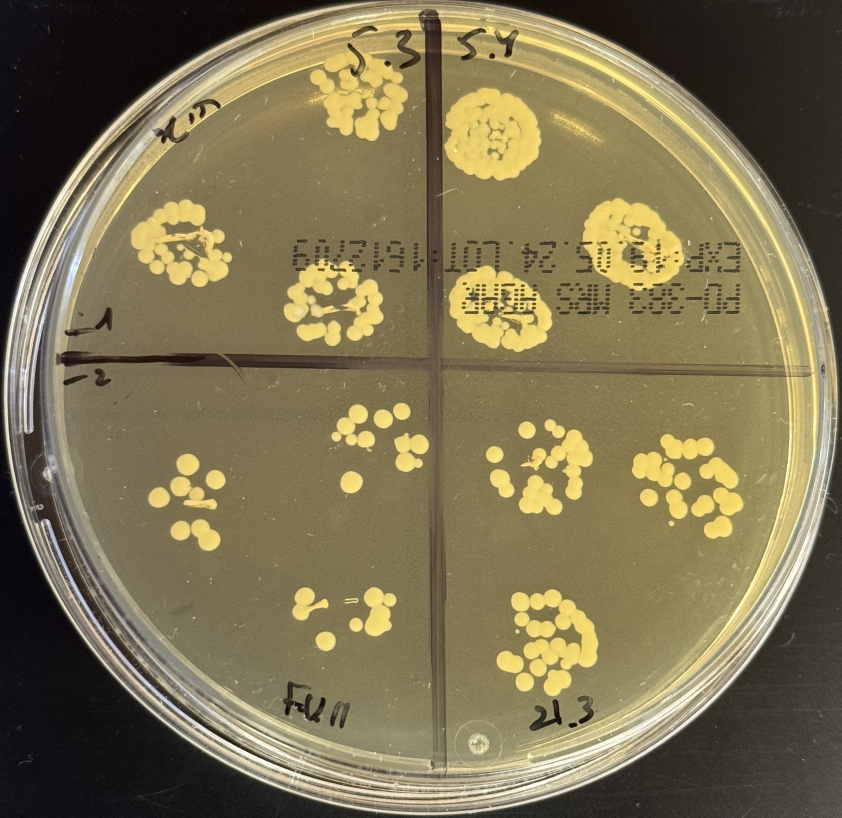
#> input picture AgarVision_Server/Infrastructure/image_recognition/IMG_2709.jpg, 2525 x 2452 px (shown at 1/3 size)
$ python -i alg1.py   (imports and definitions only)
#> lines starting #> are read from the running program, lines starting #| are printed output that depends on the picture
# # import the necessary packages
import numpy as np
import argparse
import imutils
import cv2

from Infrastructure.image_recognition.rangepicker import countFirstQuarter, countForthQuarter, countSecondQuarter, countThirdQuarter, detectLines


COLOR_RANGES_HSV = {
    "red": [(0, 50, 10), (10, 255, 255)],
    "orange": [(10, 50, 10), (25, 255, 255)],
    "yellow": [(25, 50, 10), (35, 255, 255)],
    "green": [(33, 40,73), (138,123,114)],
    "cyan": [(80, 50, 10), (100, 255, 255)],
    "blue": [(100, 50, 10), (130, 255, 255)],
    "purple": [(130, 50, 10), (170, 255, 255)]
}

mrs_UPPER = (192,165,62)
mrs_LOWER = (292,265,162)
COLOR_NAMES = COLOR_RANGES_HSV.keys()

def removeUnclosedCountours(im):
    im2 = im.copy()
    mask = np.zeros((np.array(im.shape)+2), np.uint8)
    cv2.floodFill(im, mask, (0,0), (255))
    im = cv2.erode(im, np.ones((3,3)))
    im = cv2.bitwise_not(im)
    im = cv2.bitwise_and(im,im2)
    return im

# [52 lines left out: function countCircles, not called in this run]


# # load the image
# image_orig = cv2.imread("C:\\Users\\Simaan\\Documents\\GitHub\\Colony-Counter-with-python\\cct1.jpeg")

# print(countCircles(image_orig,"output_2sdas.jpg"))

>>> import cv2
>>> picture = cv2.imread('IMG_2709.jpg', cv2.IMREAD_GRAYSCALE)
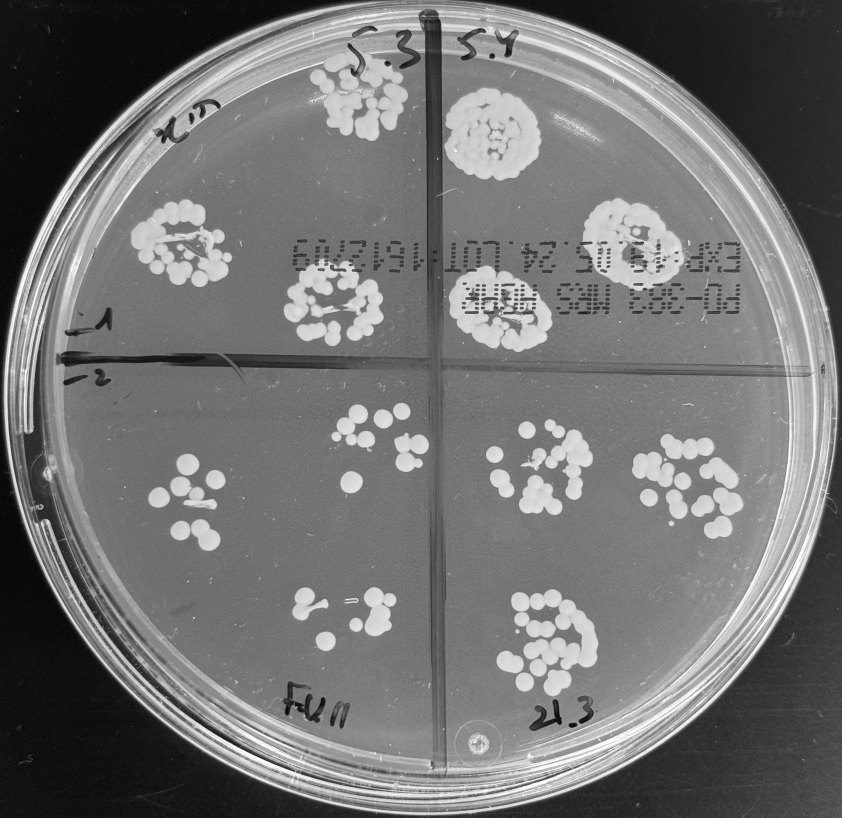
#> picture: shape (2452, 2525) (shown at 1/3 size); min 0, max 255, mean 114.9
>>> result = removeUnclosedCountours(picture)
#> in removeUnclosedCountours, `im = cv2.erode(im, np.ones((3,3)))`:
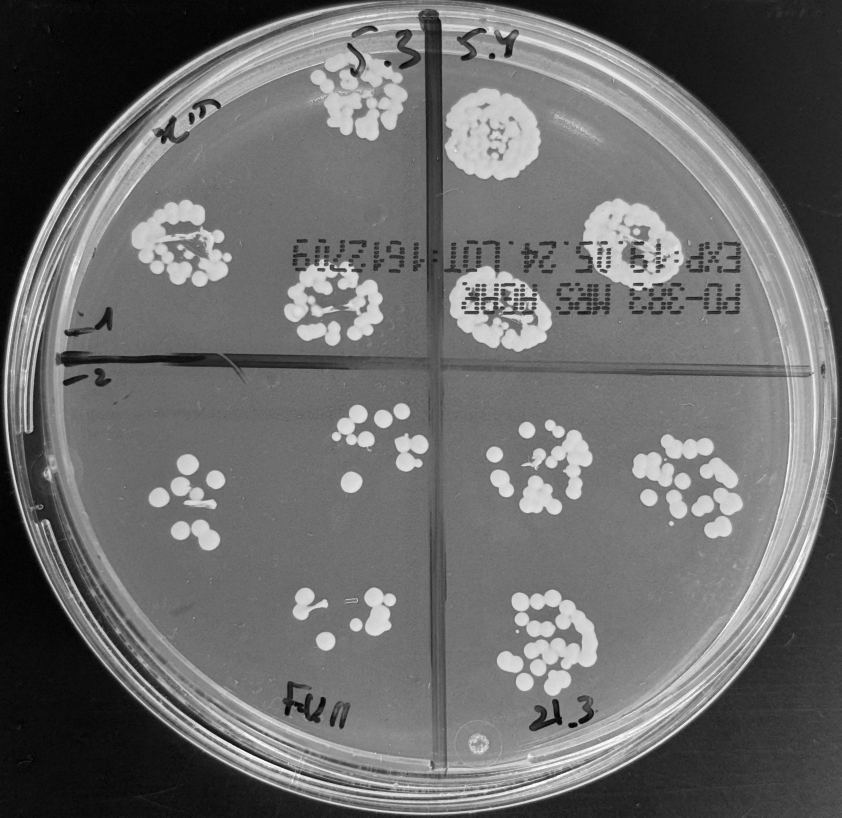
#> im: shape (2452, 2525) (shown at 1/3 size); min 0, max 253, mean 108.2
#> in removeUnclosedCountours, `im = cv2.bitwise_not(im)`:
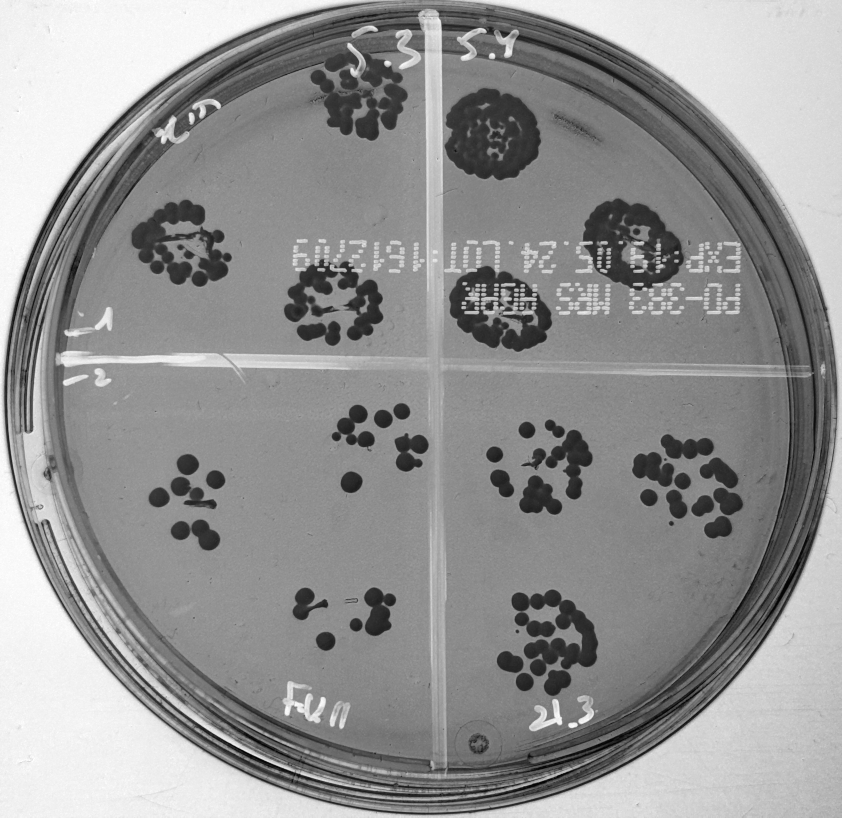
#> im: shape (2452, 2525) (shown at 1/3 size); min 2, max 255, mean 146.8
#> in removeUnclosedCountours, `im = cv2.bitwise_and(im,im2)`:
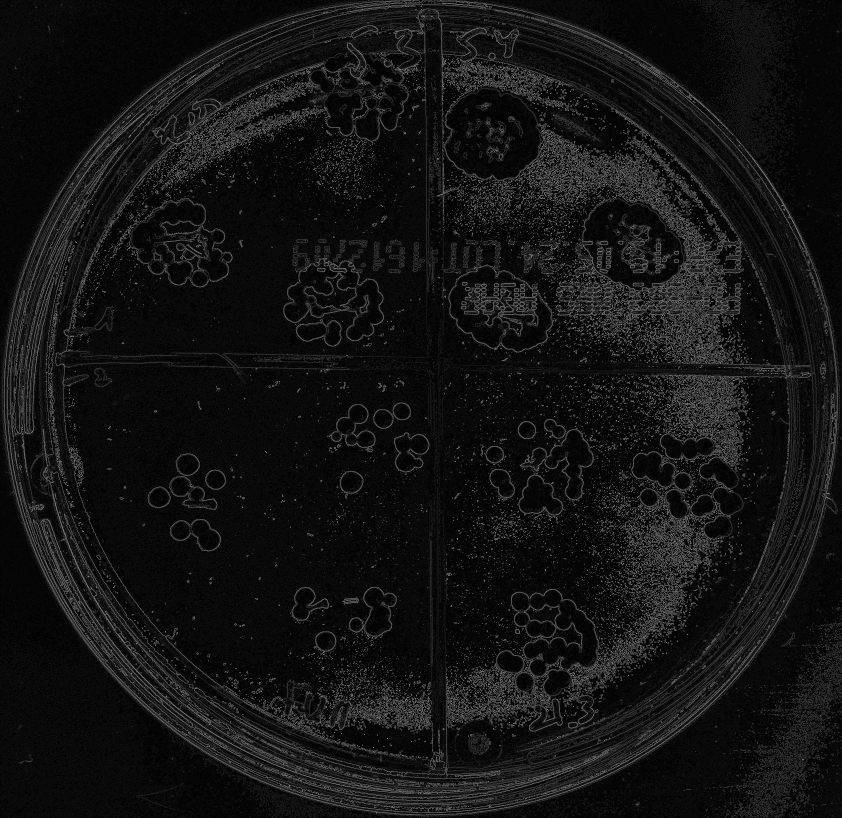
#> im: shape (2452, 2525) (shown at 1/3 size); min 0, max 200, mean 19.1

$ run again, on AgarVision_Server/Infrastructure/image_recognition/IMG_2709_q3.jpg
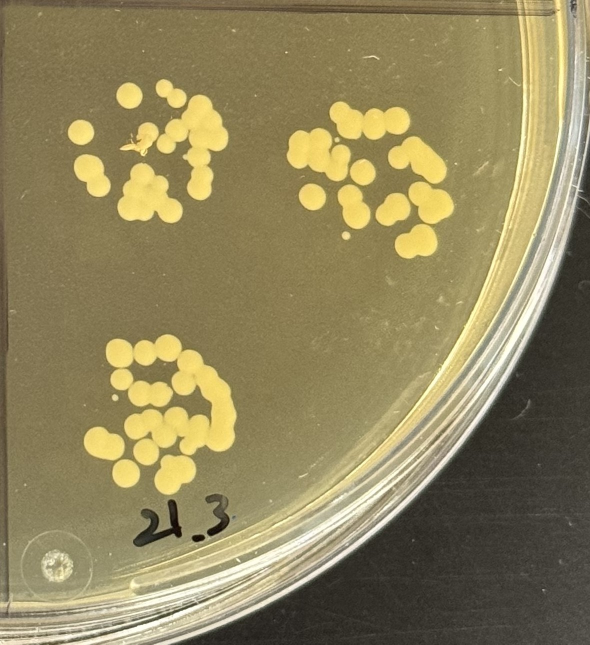
#> input picture AgarVision_Server/Infrastructure/image_recognition/IMG_2709_q3.jpg, 1180 x 1289 px (shown at 1/2 size)
#> `picture = cv2.imread('IMG_2709.jpg', cv2.IMREAD_GRAYSCALE)`:
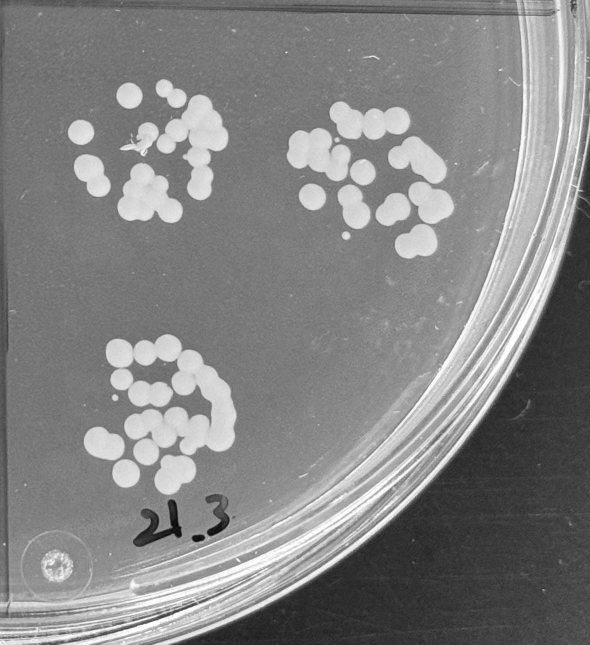
#> picture: shape (1289, 1180) (shown at 1/2 size); min 3, max 255, mean 132.4
#> in removeUnclosedCountours, `im = cv2.bitwise_and(im,im2)`:
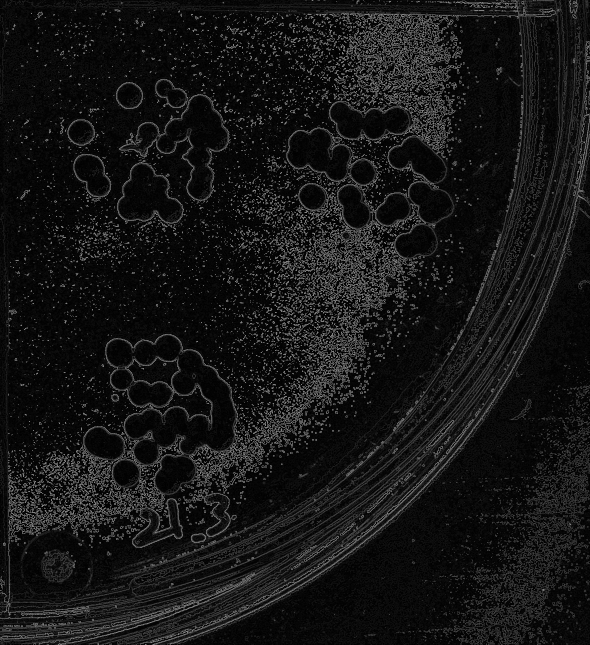
#> im: shape (1289, 1180) (shown at 1/2 size); min 0, max 186, mean 21.1

$ run again, on AgarVision_Mobile_Client/assets/bacteria1.jpeg
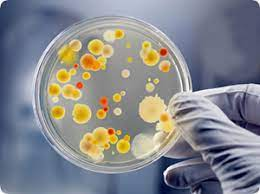
#> input picture AgarVision_Mobile_Client/assets/bacteria1.jpeg, 260 x 194 px
#> `picture = cv2.imread('IMG_2709.jpg', cv2.IMREAD_GRAYSCALE)`:
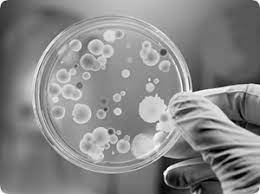
#> picture: shape (194, 260); min 0, max 255, mean 135.4
#> in removeUnclosedCountours, `im = cv2.bitwise_and(im,im2)`:
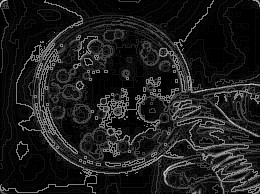
#> im: shape (194, 260); min 0, max 224, mean 29.2
